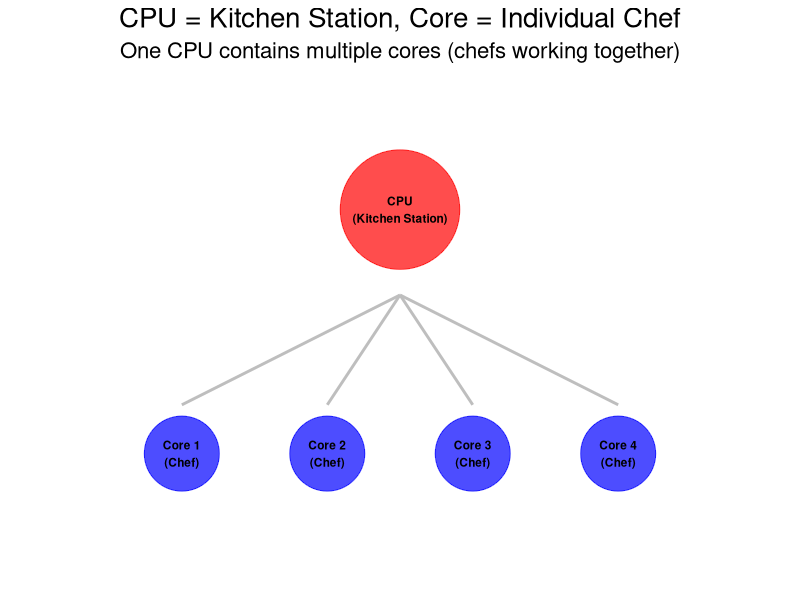
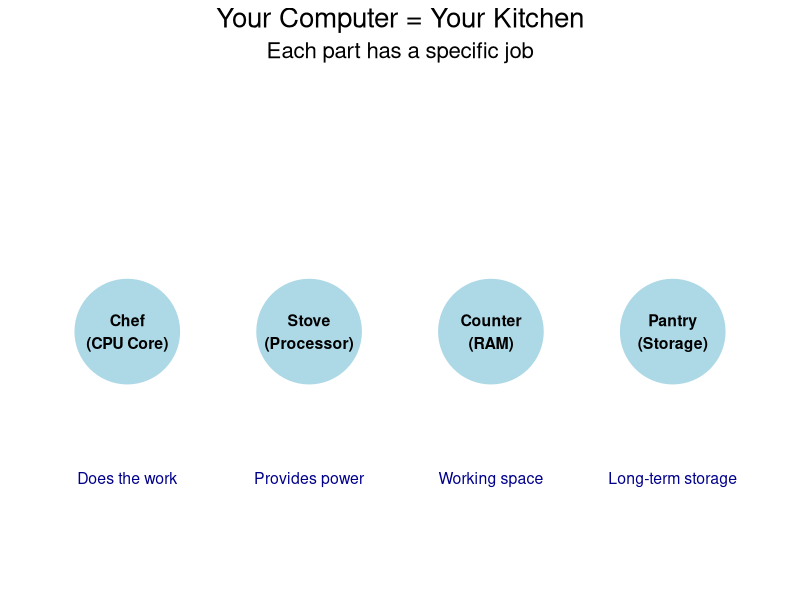

Recreate these plots in R, in order. (Note: this script raises an error after producing the figures.)
## ---- chunk 1
knitr::opts_chunk$set(echo = FALSE, eval = TRUE, warning = FALSE, message = FALSE)

load_or_install <- function(pkg) {
  if (!requireNamespace(pkg, quietly = TRUE)) {
    install.packages(pkg, repos = "https://cloud.r-project.org")
  }
  library(pkg, character.only = TRUE)
}

# List of required packages
packages <- c("ggplot2", "ggforce", "dplyr", "knitr", "doParallel", "survival", "foreach")

# Load or install all
invisible(lapply(packages, load_or_install))

## ---- chunk 2
# CPU vs CPU Core visualization
cpu_data <- data.frame(
  component = c("CPU\n(Kitchen Station)", "Core 1\n(Chef)", "Core 2\n(Chef)", 
                "Core 3\n(Chef)", "Core 4\n(Chef)"),
  x = c(2.5, 1, 2, 3, 4),
  y = c(2, 1, 1, 1, 1),
  size = c(40, rep(25, 4)),
  color = c("red", "blue", "blue", "blue", "blue")
)

ggplot(cpu_data, aes(x = x, y = y, size = size, color = color)) +
  geom_point(alpha = 0.7) +
  geom_text(aes(label = component), size = 3, fontface = "bold", color = "black") +
  geom_segment(aes(x = 2.5, y = 1.65, xend = x, yend = 1.2),
               data = cpu_data[-1,], color = "gray", size = 1) +
  scale_size_identity() +
  scale_color_identity() +
  xlim(0, 5) + ylim(0.5, 2.5) +
  theme_void() +
  labs(title = "CPU = Kitchen Station, Core = Individual Chef",
       subtitle = "One CPU contains multiple cores (chefs working together)") +
  theme(plot.title = element_text(hjust = 0.5, size = 20),
        plot.subtitle = element_text(hjust = 0.5, size = 16))
## ---- chunk 3
# Kitchen analogy visualization
kitchen_data <- data.frame(
  item = c("Chef\n(CPU Core)", "Stove\n(Processor)", "Counter\n(RAM)", "Pantry\n(Storage)"),
  x = c(1, 2, 3, 4),
  y = c(1, 1, 1, 1),
  description = c("Does the work", "Provides power", "Working space", "Long-term storage")
)

ggplot(kitchen_data, aes(x = x, y = y)) +
  geom_point(size = 35, color = "lightblue") +
  geom_text(aes(label = item), size = 4, fontface = "bold") +
  geom_text(aes(label = description, y = 0.7), size = 4, color = "darkblue") +
  xlim(0.5, 4.5) + ylim(0.5, 1.5) +
  theme_void() +
  labs(title = "Your Computer = Your Kitchen",
       subtitle = "Each part has a specific job") +
  theme(plot.title = element_text(hjust = 0.5, size = 20),
        plot.subtitle = element_text(hjust = 0.5, size = 16))
## ---- chunk 4
knitr::include_graphics("../image/hpc_kitchen.png")
## ---- chunk 5
job_states <- data.frame(
  state = c("PEND", "RUN", "DONE", "EXIT"),
  description = c("Waiting in line", "Being served", "Finished meal", "Left unhappy"),
  count = c(15, 8, 45, 2),
  color = c("yellow", "green", "blue", "red")
)

ggplot(job_states, aes(x = state, y = count, fill = color)) +
  geom_col(alpha = 0.8) +
  geom_text(aes(label = description), vjust = -0.5, size = 3) +
  scale_fill_identity() +
  labs(title = "LSF Job States = Restaurant Service",
       subtitle = "Every job goes through these stages",
       x = "Job State", y = "Number of Jobs") +
  theme_minimal() +
  theme(plot.title = element_text(hjust = 0.5, size = 16))
## ---- chunk 6
knitr::include_graphics("../image/login_snapchat.png")
## ---- chunk 7
knitr::include_graphics("../image/login&compute_nodes.png")
## ---- chunk 8
knitr::include_graphics("../image/bqueues.png")
## ---- chunk 9

# Create illustrative plot of login node, queues, and compute nodes
library(ggplot2)
library(ggforce)

queue_plot <- ggplot() +
  # Login node
  geom_rect(aes(xmin = 0.2, xmax = 1.8, ymin = 2.4, ymax = 3), fill = "skyblue", color = "black") +
  annotate("text", x = 1, y = 2.7, label = "Login Node", size = 5) +

  # Queues
  geom_rect(aes(xmin = 2.2, xmax = 3.8, ymin = 2.8, ymax = 3.4), fill = "lightgreen", color = "black") +
  annotate("text", x = 3, y = 3.1, label = "interactive queue") +

  geom_rect(aes(xmin = 2.2, xmax = 3.8, ymin = 2.0, ymax = 2.6), fill = "lightyellow", color = "black") +
  annotate("text", x = 3, y = 2.3, label = "gpu_priority queue") +

  geom_rect(aes(xmin = 2.2, xmax = 3.8, ymin = 1.2, ymax = 1.8), fill = "lightpink", color = "black") +
  annotate("text", x = 3, y = 1.5, label = "compbio queue") +

  # Arrows from login to queues
  geom_segment(aes(x = 1.8, y = 2.7, xend = 2.2, yend = 3.0), arrow = arrow(), size = 0.5) +
  geom_segment(aes(x = 1.8, y = 2.7, xend = 2.2, yend = 2.3), arrow = arrow(), size = 0.5) +
  geom_segment(aes(x = 1.8, y = 2.7, xend = 2.2, yend = 1.5), arrow = arrow(), size = 0.5) +

  # Compute nodes
  geom_rect(aes(xmin = 4.2, xmax = 5.8, ymin = 2.8, ymax = 3.4), fill = "lavender", color = "black") +
  annotate("text", x = 5, y = 3.1, label = "Compute Node 1") +

  geom_rect(aes(xmin = 4.2, xmax = 5.8, ymin = 2.0, ymax = 2.6), fill = "lavender", color = "black") +
  annotate("text", x = 5, y = 2.3, label = "Compute Node 2") +

  geom_rect(aes(xmin = 4.2, xmax = 5.8, ymin = 1.2, ymax = 1.8), fill = "lavender", color = "black") +
  annotate("text", x = 5, y = 1.5, label = "Compute Node 3") +

  # Arrows from queues to compute nodes
  geom_segment(aes(x = 3.8, y = 3.1, xend = 4.2, yend = 3.1), arrow = arrow(), size = 0.5) +
  geom_segment(aes(x = 3.8, y = 2.3, xend = 4.2, yend = 2.3), arrow = arrow(), size = 0.5) +
  geom_segment(aes(x = 3.8, y = 1.5, xend = 4.2, yend = 1.5), arrow = arrow(), size = 0.5) +

  theme_void() +
  ggtitle("Flow from Login Node → Queues → Compute Nodes")

print(queue_plot)
## ---- chunk 10
# Inside R session
library(dplyr)
library(survival)
data(cancer, package = "survival")
head(force(cancer))

# inst:	Institution code
# time:	Survival time in days
# status:	censoring status 1=censored, 2=dead
# age:	Age in years
# sex:	Male=1 Female=2
# ph.ecog:	ECOG performance score as rated by the physician. 0=asymptomatic, 1= symptomatic but completely ambulatory, 2= in bed <50% of the day, 3= in bed > 50% of the day but not bedbound, 4 = bedbound
# ph.karno:	Karnofsky performance score (bad=0-good=100) rated by physician
# pat.karno:	Karnofsky performance score as rated by patient
# meal.cal:	Calories consumed at meals
# wt.loss:	Weight loss in last six months (pounds)

results <- cancer %>% group_by(sex) %>%
  summarise(survival_rate = mean(time))
print(results)
# write.csv(results, "../../output/survival_analysis_interactive.csv")
## ---- chunk 11
library(dplyr)
library(survival)
data(cancer, package = "survival")
results <- cancer %>% group_by(sex) %>%
  summarise(survival_rate = mean(time), .groups = "drop")
# write.csv(results, "../../output/survival_analysis_batch.csv")
